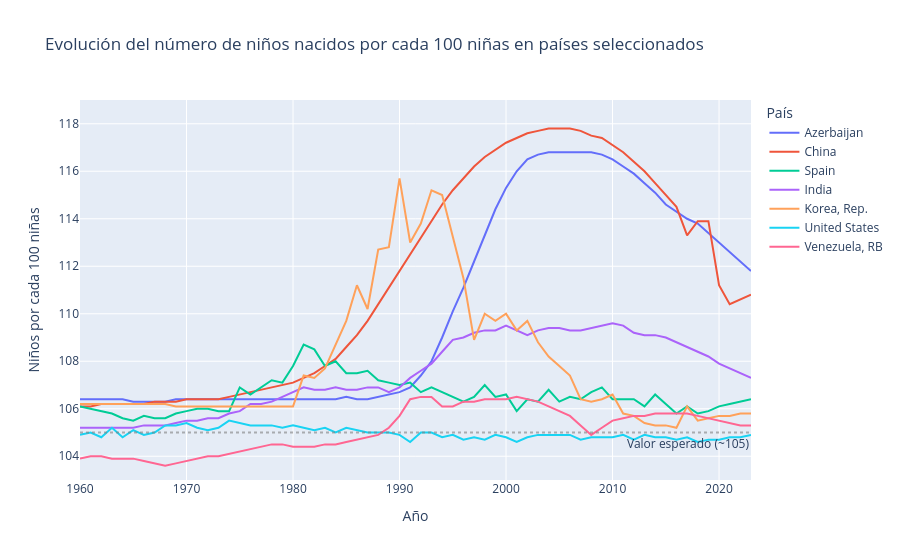

The notebook cell saved with this chart:
### Code cell
# ¿Cómo ha evolucionado el desequilibrio en los nacimientos por sexo en países seleccionados a lo largo del tiempo?

countries = ["CHN", "KOR", "ESP", "USA", "VEN","AZE","IND"]

compare_sex = df_combined[df_combined["Country Code"].isin(countries)].copy()

fig = px.line(
    compare_sex,
    x="year",
    y="sex_ratio_per_100_female",
    color="Country Name",
    title="Evolución del número de niños nacidos por cada 100 niñas en países seleccionados",
    labels={
        "year": "Año",
        "sex_ratio_per_100_female": "Niños por cada 100 niñas",
        "Country Name": "País"
    }
)

fig.update_yaxes(range=[103, 119])

fig.add_hline(
    y=105,
    line_dash="dot",
    line_color="gray",
    opacity=0.6,
    annotation_text="Valor esperado (~105)",
    annotation_position="bottom right"
)

fig.write_html("grafico_5_comparacion_paises_sexratio.html")
fig.show()
